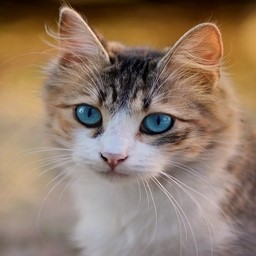
#> input picture Image Segmentation/screenshots/temp.jpg, 256 x 256 px
$ python Kmeans.py
#> lines starting #> are read from the running program, lines starting #| are printed output that depends on the picture
import pandas as pd
import numpy as np
import random
import matplotlib.pyplot as plt
import cv2 as cv2
import matplotlib.image as mpimg

def calc_distance(X1, X2):
    return(sum((X1 - X2)**2))**0.5

def findClosestCentroids(ic, X):
    assigned_centroid = []
    for i in X:
        distance=[]
        for j in ic:
            distance.append(calc_distance(i, j))
        assigned_centroid.append(np.argmin(distance))
    return assigned_centroid


def calc_centroids(clusters, X):
    new_centroids = []
    new_df = pd.concat([pd.DataFrame(X), pd.DataFrame(clusters, columns=['cluster'])],
                      axis=1)
    for c in set(new_df['cluster']):
        current_cluster = new_df[new_df['cluster'] == c][new_df.columns[:-1]]
        cluster_mean = current_cluster.mean(axis=0)
        new_centroids.append(cluster_mean)
    return new_centroids

im1 = cv2.imread('screenshots/temp.jpg')
#> im1 is the input picture: shape (256, 256, 3); mean B, G, R 105.3, 122.9, 145.2
im1 = cv2.cvtColor(im1, cv2.COLOR_BGR2RGB)

# print(im.shape)
im = (im1/255).reshape(im1.shape[0]*im1.shape[1], 3)
# print(im.shape)
random_index = random.sample(range(0, len(im)), 2)
#> random_index = [50494, 55125]

centroids = []
for i in random_index:
    centroids.append(im[i])
#> this loop made 2 passes
#> i on passes 1 to 2: 50494, 55125
#> after the loop, centroids = [[0.639, 0.584, 0.549], [0.733, 0.725, 0.737]]
centroids = np.array(centroids)

for i in range(2):
    get_centroids = findClosestCentroids(centroids, im)
    centroids = calc_centroids(get_centroids, im)
#> this loop made 2 passes
#> new_df in calc_centroids on passes 1 to 2: table of 65536 rows and 4 columns, table of 65536 rows and 4 columns


im_recovered = im.copy()
for i in range(len(im)):
    im_recovered[i] = centroids[get_centroids[i]]


im_recovered = im_recovered.reshape(im1.shape[0],im1.shape[1], 3)
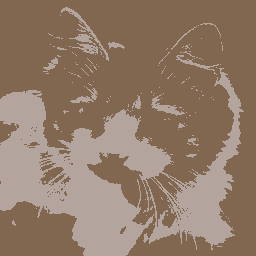
#> im_recovered: shape (256, 256, 3) float64; mean R, G, B 0.569, 0.482, 0.413

fig,ax = plt.subplots(1,2)
ax[0].imshow(im1)
ax[1].imshow(im_recovered)
plt.show()
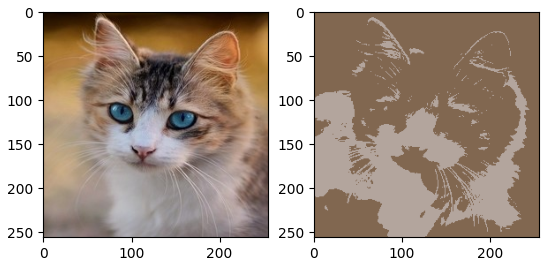
#> figure drawn by matplotlib, 2 panels
